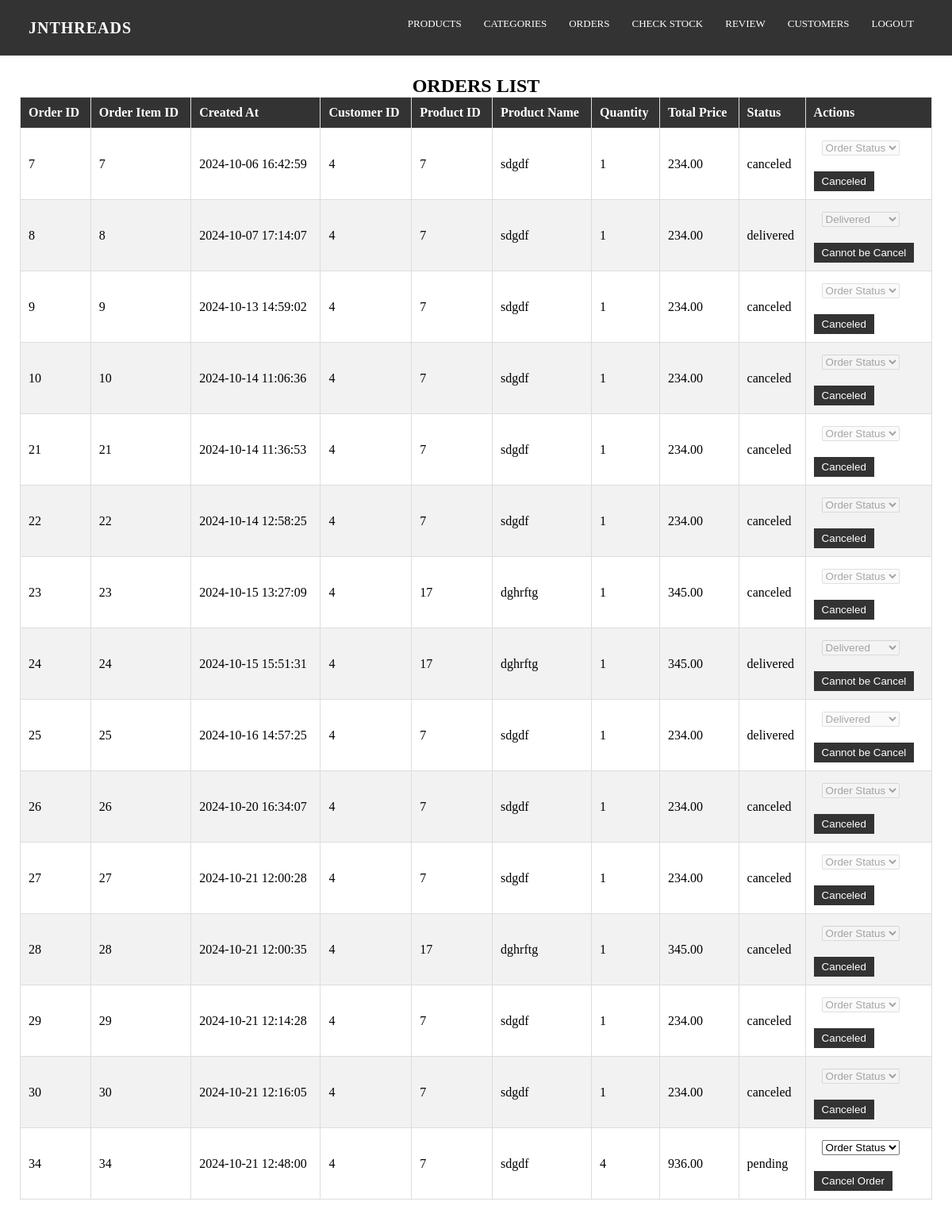
The page /admin/admin_panel.php (signed in) on the database its author committed.
### tables this page shows
CREATE TABLE `orderitems` (
  `order_item_id` int(11) NOT NULL,
  `order_id` int(11) DEFAULT NULL,
  `product_id` int(11) DEFAULT NULL,
  `quantity` int(11) NOT NULL,
  `price` decimal(10,2) NOT NULL
);

CREATE TABLE `orders` (
  `order_id` int(11) NOT NULL,
  `cid` int(11) DEFAULT NULL,
  `total_price` decimal(10,2) NOT NULL,
  `status` enum('pending','shipped','delivered','canceled') DEFAULT 'pending',
  `created_at` timestamp NOT NULL DEFAULT current_timestamp(),
  `updated_at` timestamp NOT NULL DEFAULT current_timestamp() ON UPDATE current_timestamp()
);

CREATE TABLE `products` (
  `product_id` int(11) NOT NULL,
  `name` varchar(100) NOT NULL,
  `description` text DEFAULT NULL,
  `price` decimal(10,2) NOT NULL,
  `stock` int(11) NOT NULL,
  `category_id` int(11) DEFAULT NULL,
  `image_url` varchar(255) DEFAULT NULL,
  `created_at` timestamp NOT NULL DEFAULT current_timestamp(),
  `updated_at` timestamp NOT NULL DEFAULT current_timestamp() ON UPDATE current_timestamp()
);

### admin/admin_panel.php (the view, shortened to what this page needs)
<?php
include('../database/connection.php');
$order_query = "SELECT o.order_id, o.cid AS customer_id, o.total_price, o.status, o.created_at,
                oi.order_item_id, oi.product_id, p.name AS product_name, oi.quantity, oi.price
                FROM orders o
                JOIN orderitems oi ON o.order_id = oi.order_id
                JOIN products p ON oi.product_id = p.product_id
                ORDER BY o.order_id";
$orders = mysqli_query($conn, $order_query);
include('../admin/layout/adminheader.php');
?>
<link rel="stylesheet" href="../css/adminpanel.css">
<div class="main-content">
    <h2 align="center">Orders List</h2>
    <table class="table">
        <thead>
            <tr>
                <th>Order ID</th>
                <th>Order Item ID</th>
                <th>Created At</th>
                <th>Customer ID</th>
                <th>Product ID</th>
                <th>Product Name</th>
                <th>Quantity</th>
                <th>Total Price</th>
                <th>Status</th>
                <th>Actions</th>
            </tr>
        </thead>
        <tbody>
        <?php while ($order = mysqli_fetch_assoc($orders)) { ?>
            <tr>
                <td><?php echo htmlspecialchars($order['order_id']); ?></td>
                <td><?php echo htmlspecialchars($order['order_item_id']); ?></td>
                <td><?php echo htmlspecialchars($order['created_at']); ?></td>
                <td><?php echo htmlspecialchars($order['customer_id']); ?></td>
                <td><?php echo htmlspecialchars($order['product_id']); ?></td>
                <td><?php echo htmlspecialchars($order['product_name']); ?></td>
                <td><?php echo htmlspecialchars($order['quantity']); ?></td>
                <td><?php echo htmlspecialchars($order['total_price']); ?></td>
                <td><?php echo htmlspecialchars($order['status']); ?></td>
                <td>
                    <form action="update_order_status.php" method="POST">
                        <select name="status" onchange="this.form.submit()" class="form-select" <?php if ($order['status'] == 'canceled' || $order['status'] == 'delivered') echo 'disabled'; ?>>
                            <option value="" disable selected>Order Status</option>
                            <option value="delivered" <?php if ($order['status'] == 'delivered') echo 'selected'; ?>>Delivered</option>
                        </select>
                    </form>
                        <?php if ($order['status'] == 'pending'): ?>
                        <button type="button" class="btn btn-danger" data-toggle="modal" data-target="#cancelOrderModal" data-order-id="<?php echo htmlspecialchars($order['order_id']); ?>">
                            Cancel Order
                        </button>
                    <?php else: ?>
                        <button type="button" class="btn btn-secondary" disabled>
                        <?php echo ($order['status'] == 'canceled') ? 'Canceled' : 'Cannot be Cancel'; ?>
                        </button>
                    <?php endif; ?>
                </td>
            </tr>
        <?php } ?>
        </tbody>
    </table>
</div>

### css/adminpanel.css (style rules this page uses)
* { margin: 0; padding: 0; }
body { font-family: 'Times New Roman', Times, serif; }
.main-content h2 { text-align: center; text-transform: uppercase; }
.main-content { flex-grow: 1; padding: 25px; }
table { width: 100%; border-collapse: collapse; margin-bottom: 20px; }
table th, table td { padding: 10px; text-align: left; border: 1px solid #ddd; }
table th { background-color: #333; color: #fff; }
table tr:nth-child(even) { background-color: #f2f2f2; }
button { padding: 5px 10px; margin-right: 5px; background-color: #333; color: #fff; border: none; cursor: pointer; }
form { margin-bottom: 20px; }
form { margin-top: 5px; padding-left: 10px; }

### rows shown on the page
orderitems: order.order_id "7", order_item_id "7", order.created_at "2024-10-06 16:42:59", order.cid "4", product "7", product.name "sdgdf", quantity "1", order.total_price "234.00", order.status "canceled", shows "Canceled"
orderitems: order.order_id "8", order_item_id "8", order.created_at "2024-10-07 17:14:07", order.cid "4", product "7", product.name "sdgdf", quantity "1", order.total_price "234.00", order.status "delivered", status "Delivered", shows "Cannot be Cancel"
orderitems: order.order_id "9", order_item_id "9", order.created_at "2024-10-13 14:59:02", order.cid "4", product "7", product.name "sdgdf", quantity "1", order.total_price "234.00", order.status "canceled", shows "Canceled"
orderitems: order.order_id "10", order_item_id "10", order.created_at "2024-10-14 11:06:36", order.cid "4", product "7", product.name "sdgdf", quantity "1", order.total_price "234.00", order.status "canceled", shows "Canceled"
orderitems: order.order_id "21", order_item_id "21", order.created_at "2024-10-14 11:36:53", order.cid "4", product "7", product.name "sdgdf", quantity "1", order.total_price "234.00", order.status "canceled", shows "Canceled"
orderitems: order.order_id "22", order_item_id "22", order.created_at "2024-10-14 12:58:25", order.cid "4", product "7", product.name "sdgdf", quantity "1", order.total_price "234.00", order.status "canceled", shows "Canceled"
orderitems: order.order_id "23", order_item_id "23", order.created_at "2024-10-15 13:27:09", order.cid "4", product "17", product.name "dghrftg", quantity "1", order.total_price "345.00", order.status "canceled", shows "Canceled"
orderitems: order.order_id "24", order_item_id "24", order.created_at "2024-10-15 15:51:31", order.cid "4", product "17", product.name "dghrftg", quantity "1", order.total_price "345.00", order.status "delivered", status "Delivered", shows "Cannot be Cancel"
orderitems: order.order_id "25", order_item_id "25", order.created_at "2024-10-16 14:57:25", order.cid "4", product "7", product.name "sdgdf", quantity "1", order.total_price "234.00", order.status "delivered", status "Delivered", shows "Cannot be Cancel"
orderitems: order.order_id "26", order_item_id "26", order.created_at "2024-10-20 16:34:07", order.cid "4", product "7", product.name "sdgdf", quantity "1", order.total_price "234.00", order.status "canceled", shows "Canceled"
orderitems: order.order_id "27", order_item_id "27", order.created_at "2024-10-21 12:00:28", order.cid "4", product "7", product.name "sdgdf", quantity "1", order.total_price "234.00", order.status "canceled", shows "Canceled"
orderitems: order.order_id "28", order_item_id "28", order.created_at "2024-10-21 12:00:35", order.cid "4", product "17", product.name "dghrftg", quantity "1", order.total_price "345.00", order.status "canceled", shows "Canceled"
orderitems: order.order_id "29", order_item_id "29", order.created_at "2024-10-21 12:14:28", order.cid "4", product "7", product.name "sdgdf", quantity "1", order.total_price "234.00", order.status "canceled", shows "Canceled"
orderitems: order.order_id "30", order_item_id "30", order.created_at "2024-10-21 12:16:05", order.cid "4", product "7", product.name "sdgdf", quantity "1", order.total_price "234.00", order.status "canceled", shows "Canceled"
orderitems: order.order_id "34", order_item_id "34", order.created_at "2024-10-21 12:48:00", order.cid "4", product "7", product.name "sdgdf", quantity "4", order.total_price "936.00", order.status "pending"
